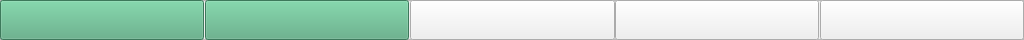
  <widget class="QFrame" name="frame_menu">
   <property name="geometry">
    <rect>
     <x>0</x>
     <y>728</y>
     <width>1024</width>
     <height>40</height>
    </rect>
   </property>
   <property name="font">
    <font>
     <family>文泉驿微米黑</family>
    </font>
   </property>
   <property name="frameShape">
    <enum>QFrame::StyledPanel</enum>
   </property>
   <property name="frameShadow">
    <enum>QFrame::Raised</enum>
   </property>
   <widget class="QPushButton" name="m_btn_patnt_mng">
    <property name="enabled">
     <bool>true</bool>
    </property>
    <property name="geometry">
     <rect>
      <x>0</x>
      <y>0</y>
      <width>204</width>
      <height>40</height>
     </rect>
    </property>
    <property name="sizePolicy">
     <sizepolicy hsizetype="Minimum" vsizetype="Maximum">
      <horstretch>205</horstretch>
      <verstretch>40</verstretch>
     </sizepolicy>
    </property>
    <property name="font">
     <font>
      <family>WenQuanYi Zen Hei</family>
      <weight>50</weight>
      <italic>false</italic>
      <bold>false</bold>
      <strikeout>false</strikeout>
     </font>
    </property>
    <property name="focusPolicy">
     <enum>Qt::TabFocus</enum>
    </property>
    <property name="contextMenuPolicy">
     <enum>Qt::PreventContextMenu</enum>
    </property>
    <property name="acceptDrops">
     <bool>false</bool>
    </property>
    <property name="styleSheet">
     <string notr="true">selection-color: rgb(0, 85, 255);
background-color: rgb(85, 170, 127);</string>
    </property>
    <property name="text">
     <string/>
    </property>
    <property name="icon">
     <iconset resource="../maiform.qrc">
      <normaloff>:/image/qrc/bingrenguanli.png</normaloff>
      <activeoff>:/image/qrc/bingrenguanli2.png</activeoff>:/image/qrc/bingrenguanli.png</iconset>
    </property>
    <property name="iconSize">
     <size>
      <width>205</width>
      <height>40</height>
     </size>
    </property>
    <property name="checkable">
     <bool>true</bool>
    </property>
    <property name="autoRepeat">
     <bool>true</bool>
    </property>
    <property name="autoExclusive">
     <bool>true</bool>
    </property>
    <property name="autoRepeatDelay">
     <number>0</number>
    </property>
    <property name="autoRepeatInterval">
     <number>99</number>
    </property>
    <property name="autoDefault">
     <bool>true</bool>
    </property>
    <property name="default">
     <bool>false</bool>
    </property>
    <property name="flat">
     <bool>false</bool>
    </property>
   </widget>
   <widget class="QPushButton" name="m_btn_record">
    <property name="geometry">
     <rect>
      <x>205</x>
      <y>0</y>
      <width>204</width>
      <height>40</height>
     </rect>
    </property>
    <property name="font">
     <font>
      <family>WenQuanYi Zen Hei</family>
     </font>
    </property>
    <property name="focusPolicy">
     <enum>Qt::TabFocus</enum>
    </property>
    <property name="contextMenuPolicy">
     <enum>Qt::PreventContextMenu</enum>
    </property>
    <property name="styleSheet">
     <string notr="true">selection-background-color: rgb(85, 170, 127);
background-color: rgb(85, 170, 127);
selection-background-color: rgb(255, 255, 255);</string>
    </property>
    <property name="text">
     <string/>
    </property>
    <property name="icon">
     <iconset resource="../maiform.qrc">
      <normaloff>:/image/qrc/lishihuigu.png</normaloff>
      <activeoff>:/image/qrc/lishihuigu2.png</activeoff>:/image/qrc/lishihuigu.png</iconset>
    </property>
    <property name="iconSize">
     <size>
      <width>205</width>
      <height>40</height>
     </size>
    </property>
    <property name="checkable">
     <bool>true</bool>
    </property>
    <property name="autoRepeatDelay">
     <number>0</number>
    </property>
    <property name="autoRepeatInterval">
     <number>100</number>
    </property>
   </widget>
   <widget class="QPushButton" name="m_btn_set">
    <property name="geometry">
     <rect>
      <x>410</x>
      <y>0</y>
      <width>205</width>
      <height>40</height>
     </rect>
    </property>
    <property name="font">
     <font>
      <family>文泉驿微米黑</family>
     </font>
    </property>
    <property name="focusPolicy">
     <enum>Qt::TabFocus</enum>
    </property>
    <property name="contextMenuPolicy">
     <enum>Qt::PreventContextMenu</enum>
    </property>
    <property name="text">
     <string/>
    </property>
    <property name="icon">
     <iconset resource="../maiform.qrc">
      <normaloff>:/image/qrc/shezhi.png</normaloff>
      <activeoff>:/image/qrc/shezhi2.png</activeoff>:/image/qrc/shezhi.png</iconset>
    </property>
    <property name="iconSize">
     <size>
      <width>205</width>
      <height>40</height>
     </size>
    </property>
    <property name="autoRepeatDelay">
     <number>0</number>
    </property>
   </widget>
   <widget class="QPushButton" name="m_btn_alarm">
    <property name="geometry">
     <rect>
      <x>615</x>
      <y>0</y>
      <width>204</width>
      <height>40</height>
     </rect>
    </property>
    <property name="font">
     <font>
      <family>文泉驿微米黑</family>
     </font>
    </property>
    <property name="mouseTracking">
     <bool>false</bool>
    </property>
    <property name="focusPolicy">
     <enum>Qt::TabFocus</enum>
    </property>
    <property name="contextMenuPolicy">
     <enum>Qt::PreventContextMenu</enum>
    </property>
    <property name="text">
     <string/>
    </property>
    <property name="icon">
     <iconset resource="../maiform.qrc">
      <normaloff>:/image/qrc/baojingxian.png</normaloff>
      <activeoff>:/image/qrc/baojingxian2.png</activeoff>:/image/qrc/baojingxian.png</iconset>
    </property>
    <property name="iconSize">
     <size>
      <width>205</width>
      <height>40</height>
     </size>
    </property>
    <property name="autoRepeatDelay">
     <number>0</number>
    </property>
   </widget>
   <widget class="QPushButton" name="m_btn_serve">
    <property name="geometry">
     <rect>
      <x>820</x>
      <y>0</y>
      <width>204</width>
      <height>40</height>
     </rect>
    </property>
    <property name="font">
     <font>
      <family>文泉驿微米黑</family>
     </font>
    </property>
    <property name="focusPolicy">
     <enum>Qt::TabFocus</enum>
    </property>
    <property name="contextMenuPolicy">
     <enum>Qt::CustomContextMenu</enum>
    </property>
    <property name="text">
     <string/>
    </property>
    <property name="icon">
     <iconset resource="../maiform.qrc">
      <normaloff>:/image/qrc/weihu.png</normaloff>
      <activeoff>:/image/qrc/weihu2.png</activeoff>:/image/qrc/weihu.png</iconset>
    </property>
    <property name="iconSize">
     <size>
      <width>205</width>
      <height>40</height>
     </size>
    </property>
    <property name="autoRepeatDelay">
     <number>0</number>
    </property>
   </widget>
  </widget>
